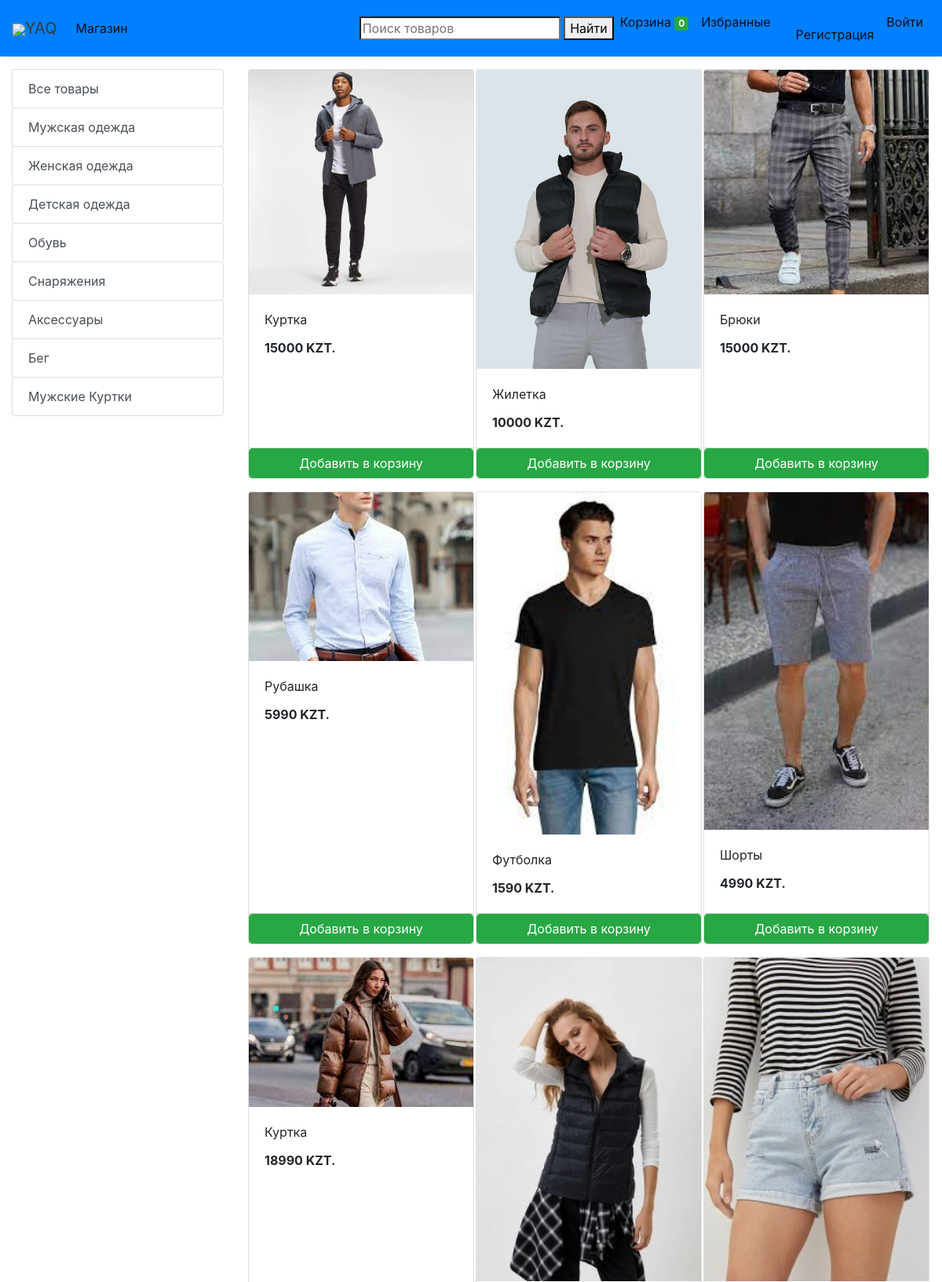
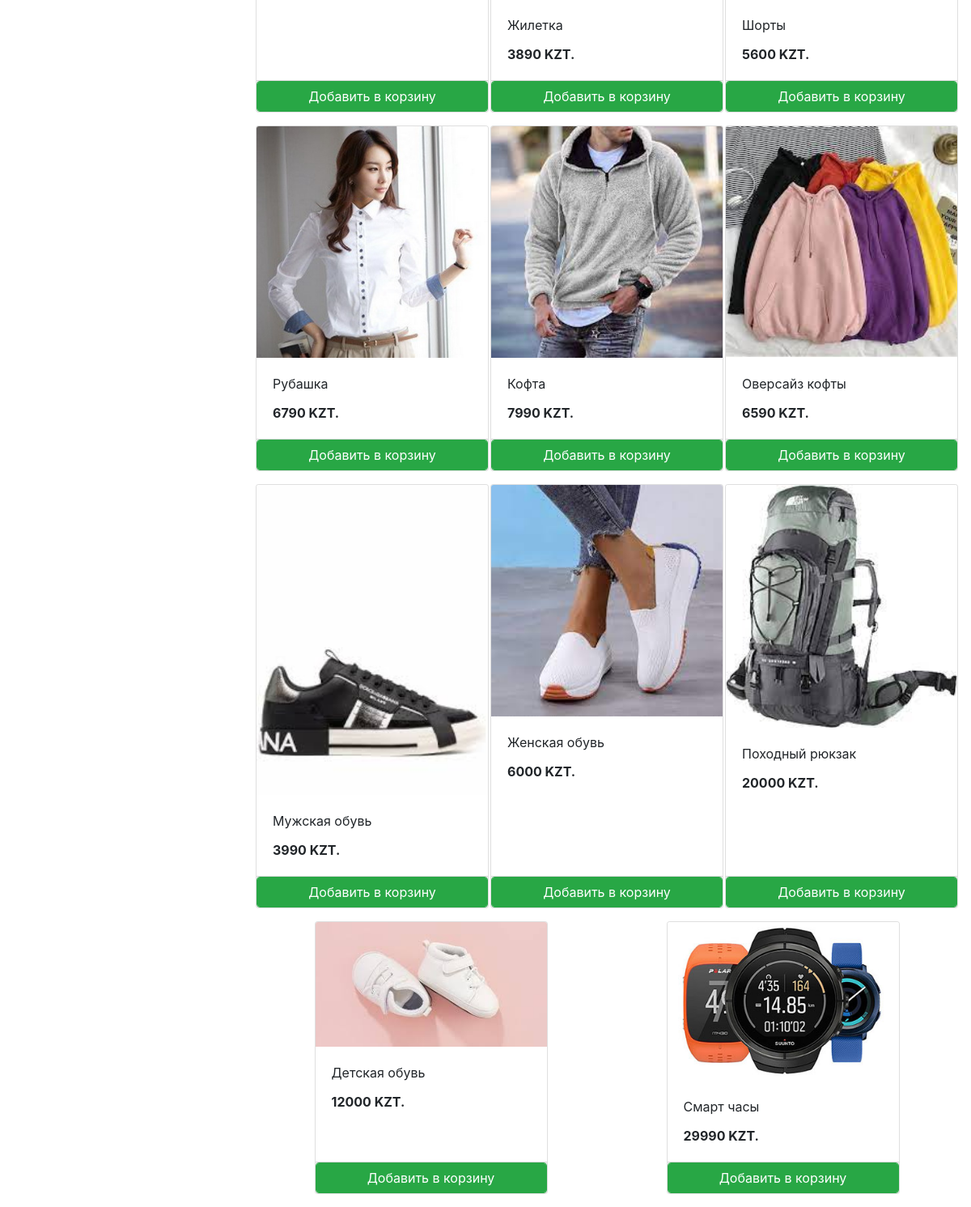
The app's page /store with its own data (2 pictures, top to bottom).
### store/models/category.py (models this page shows, shortened)
class Category(models.Model):
    name= models.CharField(max_length=50,verbose_name='Категория')
    class Meta:
        verbose_name = 'Категория'
        verbose_name_plural = 'Категории'
    @staticmethod
    def get_all_categories():
        return Category.objects.all()

### store/models/product.py (models this page shows, shortened)
class Products(models.Model):
    name = models.CharField(max_length=60,verbose_name='Название')
    price= models.IntegerField(default=0,verbose_name='Цена')
    category= models.ForeignKey(Category,on_delete=models.CASCADE,default=1,verbose_name='Категории товаров' )
    description= models.TextField(max_length=250, default='', blank=True, null= True,verbose_name='Описание товара')
    image= models.ImageField(upload_to='uploads/products/',verbose_name='Фото')
    class Meta:
        verbose_name = 'Товар'
        verbose_name_plural = 'Товары'
    @staticmethod
    def get_all_products():
        return Products.objects.all()

### store/views/home.py (the view)
# urls.py: path('' , include('store.urls')),
def store(request):
    cart = request.session.get('cart')
    if not cart:
        request.session['cart'] = {}
    products = None
    categories = Category.get_all_categories()
    categoryID = request.GET.get('category')
    if categoryID:
        products = Products.get_all_products_by_categoryid(categoryID)
    else:
        products = Products.get_all_products();
    data = {}
    data['products'] = products
    data['categories'] = categories
    print('you are : ', request.session.get('email'))
    return render(request, 'index.html', data)

### store/templatetags/cart.py (called while the page is built)
@register.filter (name='is_in_cart')
def is_in_cart(product, cart):
    keys = cart.keys ()
    for id in keys:
        if int (id) == product.id:
            return True
    return False;

### store/templatetags/custom_filter.py (called while the page is built)
@register.filter(name='currency')
def currency(number):
    return str(number) + " KZT."

### store/templates/index.html (shortened to what this page needs)
{% extends 'base.html' %}
{% block content %}
{% load cart %}
{% load custom_filter %}
<div class="container-fluid mt-3">
	<div class="row">
		<div class="col-lg-3 mx-auto">
			<div class="list-group">
				<a href="/" class="list-group-item list-group-item-action btn btn-outline-success">Все товары</a>
				{% for category in categories %}
				<a href="/?category={{category.id}}"
					class="list-group-item list-group-item-action btn btn-outline-success ">{{category.name}}</a>
				{% endfor %}
			</div>
		</div>
		<div id='products' class="col-lg-9 mx-auto">
			<div class="row mx-auto">
				{% for product in products %}
				<div class="card mx-auto mb-3" id={{product.id}} style="width: 18rem;">
					<img class="card-img-top" src="{{product.image.url}}" alt="Card image cap">
					<div class="card-body">
						<p class="card-title">{{product.name}}</p>
						<p class="card-text"><b>{{product.price|currency}}</b></p>
					</div>
					<div class="card-footer p-0 no-gutters">
						{% if product|is_in_cart:request.session.cart %}
						<div class="row no-gutters">
							<form action="/#{{product.id}}" class="col-2 " method="post">
								{% csrf_token %}
								<input hidden type="text" name='product' value='{{product.id}}'>
								<input hidden type="text" name='remove' value='True'>
								<input type="submit" value=" - " class="btn btn-block btn-success border-right">
							</form>
							<div class="text-center col btn btn-success">{{product|cart_quantity:request.session.cart}} in Cart</div>
							<form action="/#{{product.id}}" class="col-2 " method="post">
								{% csrf_token %}
								<input hidden type="text" name='product' value='{{product.id}}'>
								<input type="submit" value=" + " class="btn btn-block btn-success border-left">
							</form>
						</div>
						{% else %}
						<form action="/#{{product.id}}" method="POST" class="btn-block">
							<input type="submit" class="float-right btn btn-success form-control"
								value="Добавить в корзину">
						</form>
						{% endif %}
					</div>
				</div>
				{% endfor %}
			</div>
		</div>
	</div>
</div>
{% endblock %}

### records on screen
Category: name "Мужская одежда"
Category: name "Женская одежда"
Category: name "Детская одежда"
Category: name "Обувь"
Category: name "Снаряжения"
Category: name "Аксессуары"
Category: name "Бег"
Category: name "Мужские Куртки"
Products: image (picture), name "Куртка", price "15000 KZT."
Products: image (picture), name "Жилетка", price "10000 KZT."
Products: image (picture), name "Брюки", price "15000 KZT."
Products: image (picture), name "Рубашка", price "5990 KZT."
Products: image (picture), name "Футболка", price "1590 KZT."
Products: image (picture), name "Шорты", price "4990 KZT."
Products: image (picture), name "Куртка", price "18990 KZT."
Products: image (picture), name "Жилетка", price "3890 KZT."
Products: image (picture), name "Шорты", price "5600 KZT."
Products: image (picture), name "Рубашка", price "6790 KZT."
Products: image (picture), name "Кофта", price "7990 KZT."
Products: image (picture), name "Оверсайз кофты", price "6590 KZT."
Products: image (picture), name "Мужская обувь", price "3990 KZT."
Products: image (picture), name "Женская обувь", price "6000 KZT."
Products: image (picture), name "Походный рюкзак", price "20000 KZT."
Products: image (picture), name "Детская обувь", price "12000 KZT."
Products: image (picture), name "Смарт часы", price "29990 KZT."

### other values on screen
{{ request.session.cart.keys|length }} "0"
